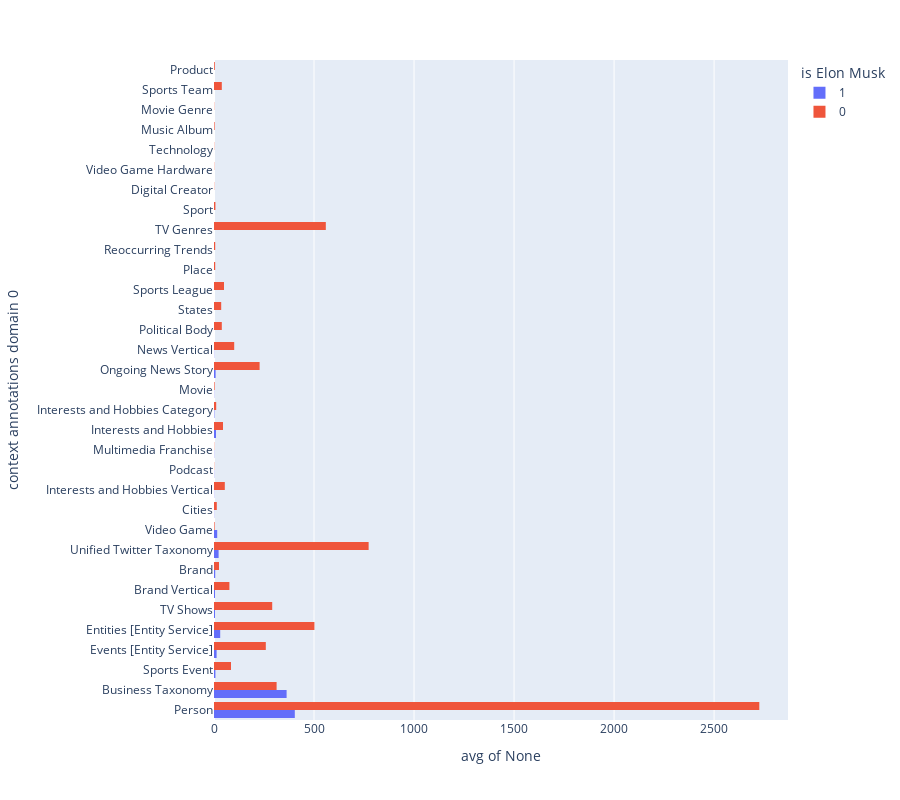

This figure's notebook cell:
### Code cell
import plotly.express as px

fig = px.histogram(data_frame, y='context annotations domain 0', color='is Elon Musk', barmode='group', histfunc='avg', height=800)
fig.show()

### Figure 1 — Plotly figure (JSON) as saved in the notebook; plotly's stock layout.template omitted (floating-point values rounded to 4 significant figures; data arrays with more than 128 entries replaced by an {"elided": "..."} marker saying what was removed)
{"data": [{"alignmentgroup": "True", "bingroup": "y", "histfunc": "avg", "hovertemplate": "is Elon Musk=1<br>avg of None=%{x}<br>context annotations domain 0=%{y}<extra></extra>", "legendgroup": "1", "marker": {"color": "#636efa", "pattern": {"shape": ""}}, "name": "1", "offsetgroup": "1", "orientation": "h", "showlegend": true, "type": "histogram", "xaxis": "x", "y": {"elided": "900 str values"}, "yaxis": "y"}, {"alignmentgroup": "True", "bingroup": "y", "histfunc": "avg", "hovertemplate": "is Elon Musk=0<br>avg of None=%{x}<br>context annotations domain 0=%{y}<extra></extra>", "legendgroup": "0", "marker": {"color": "#EF553B", "pattern": {"shape": ""}}, "name": "0", "offsetgroup": "0", "orientation": "h", "showlegend": true, "type": "histogram", "xaxis": "x", "y": {"elided": "6282 str values"}, "yaxis": "y"}], "layout": {"barmode": "group", "height": 800, "legend": {"title": {"text": "is Elon Musk"}, "tracegroupgap": 0}, "margin": {"t": 60}, "xaxis": {"anchor": "y", "domain": [0, 1], "title": {"text": "avg of None"}}, "yaxis": {"anchor": "x", "domain": [0, 1], "title": {"text": "context annotations domain 0"}}}}
